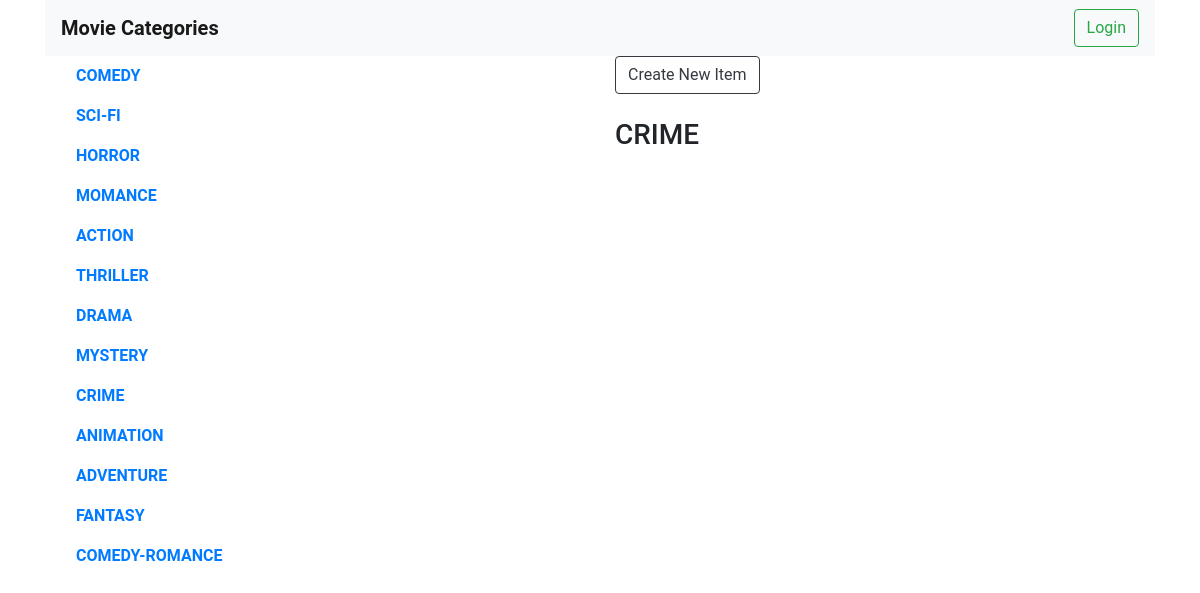
The page /category/CRIME/ on the database as committed earlier.
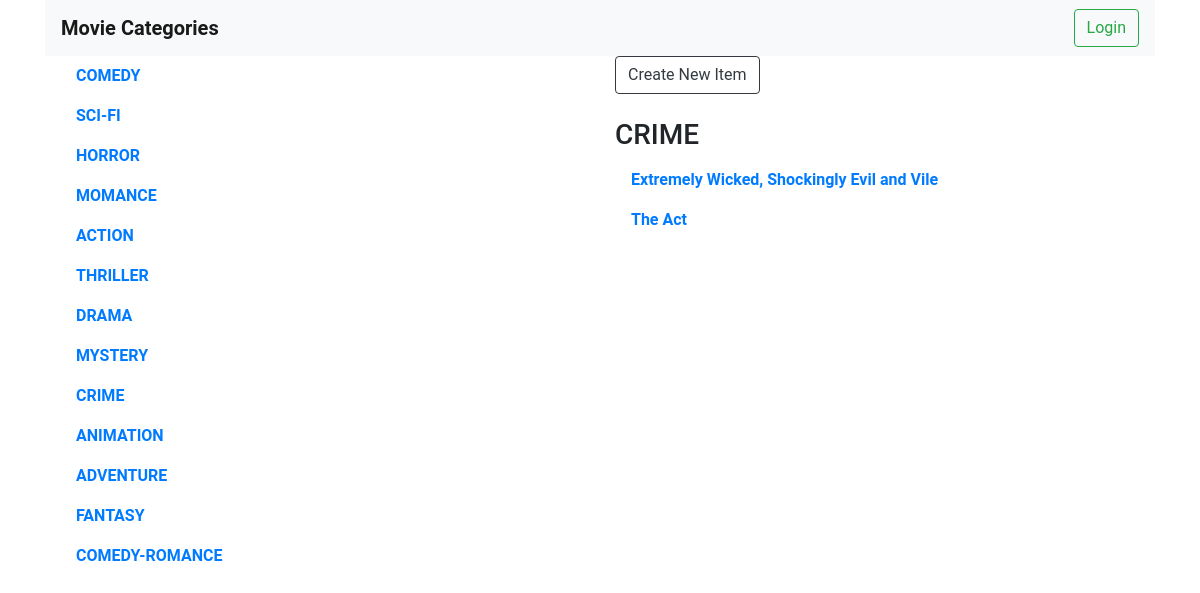
The same page on the database as committed later.
### database_setup.py (models this page shows, shortened)
class Category(Base):
    __tablename__ = 'category'
    id = Column(Integer, primary_key=True)
    name = Column(String(250), nullable=False)

class CategoryItem(Base):
    __tablename__ = 'category_item'
    name = Column(String(80), nullable=False)
    id = Column(Integer, primary_key=True)
    description = Column(String(1000))
    category_id = Column(Integer, ForeignKey('category.id'))
    category = relationship(Category)
    user_id = Column(Integer, ForeignKey('user.id'))
    user = relationship(User)

### app.py (the view)
@app.route('/category/<string:category_name>/')
@app.route('/category/<string:category_name>/items/')
def showCategoryItems(category_name):
    category = session.query(Category).filter_by(name=category_name.upper()).one()
    categories = session.query(Category).all()
    items = session.query(CategoryItem).filter_by(category_id=category.id).all()
    return render_template('category.html', category_name=category_name.upper(), categories=categories, items=items)

### templates/category.html
{% extends "main.html" %}
{% block content %}
{% include "header.html" %}
<div class="container">
  <div class="row">
    <div class="col-sm-6">
        <ul class="nav nav-pills flex-column">
            {% for i in categories %}
            <li class="nav-item">
                <a class="nav-link" href="{{url_for('showCategoryItems', category_name=i.name.lower())}}">{{i.name}}</a>
            </li>
            {% endfor %}
        </ul>
    </div>
    <div class="col-sm-6">
        <a class="btn btn-outline-dark" href="{{url_for('newCategoryItem')}}">Create New Item</a><br><br>
        <h3>{{category_name}}</h3>
        <lu class="nav nav-pills flex-column">
            {% for i in items %}
            <li class="nav-item">
            <a href = "{{url_for('showCategoryItem', category_name=category_name.lower(), item_id=i.id)}}" class="nav-link">{{i.name}}</a>
            </li>
            {% endfor %}
        </lu>
    </div>
  </div>
</div>
{% endblock %}

### templates/main.html (shortened to what this page needs)
<!DOCTYPE html>
<html lang="en">
	<head>
		<link rel=stylesheet type=text/css href="{{ url_for('static', filename='styles.css') }}">
		<link rel="stylesheet" href="https://stackpath.bootstrapcdn.com/bootstrap/4.3.1/css/bootstrap.min.css">
	</head>
	<body>
		<div class="container">
			{% block content %}
			{% endblock %}
		</div>
	</body>
	<footer>
		<br>
	</footer>
</html>

### templates/header.html
<nav class="navbar navbar-light bg-light">
  <a class="navbar-brand" href="{{url_for('showCategories')}}">Movie Categories</a>
  <form class="form-inline">
    {%if 'username' not in session %}
    <a href="{{url_for('showLogin')}}" class="btn btn-outline-success my-2 my-sm-0">Login</a>
    {% else %}
    <a href="{{url_for('disconnect')}}" class="btn btn-outline-success my-2 my-sm-0">{{session['username']}}, Logout</a>
    {% endif %}
  </form>
</nav>

### static/styles.css (style rules this page uses)
* { font-family: "Helvetica Neue Bold", Roboto, Helvetica, Arial, sans-serif; font-weight: 700; }

Rows that differ between the two databases and show on the page:
added CategoryItem: name "Extremely Wicked, Shockingly Evil and Vile"
added CategoryItem: name "The Act"
